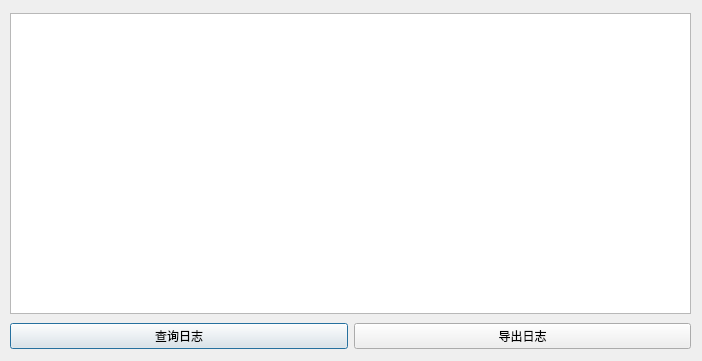
<?xml version="1.0" encoding="UTF-8"?>
<ui version="4.0">
 <class>transfer_log</class>
 <widget class="QDialog" name="transfer_log">
  <property name="geometry">
   <rect>
    <x>0</x>
    <y>0</y>
    <width>702</width>
    <height>361</height>
   </rect>
  </property>
  <property name="windowTitle">
   <string>Dialog</string>
  </property>
  <widget class="QWidget" name="layoutWidget">
   <property name="geometry">
    <rect>
     <x>10</x>
     <y>13</y>
     <width>681</width>
     <height>301</height>
    </rect>
   </property>
   <layout class="QVBoxLayout" name="verticalLayout">
    <item>
     <widget class="QTableView" name="mission_log"/>
    </item>
   </layout>
  </widget>
  <widget class="QWidget" name="horizontalLayoutWidget">
   <property name="geometry">
    <rect>
     <x>10</x>
     <y>320</y>
     <width>681</width>
     <height>32</height>
    </rect>
   </property>
   <layout class="QHBoxLayout" name="horizontalLayout">
    <item>
     <widget class="QPushButton" name="pushButton_2">
      <property name="text">
       <string>查询日志</string>
      </property>
     </widget>
    </item>
    <item>
     <widget class="QPushButton" name="pushButton">
      <property name="text">
       <string>导出日志</string>
      </property>
     </widget>
    </item>
   </layout>
  </widget>
 </widget>
 <resources/>
 <connections/>
</ui>
